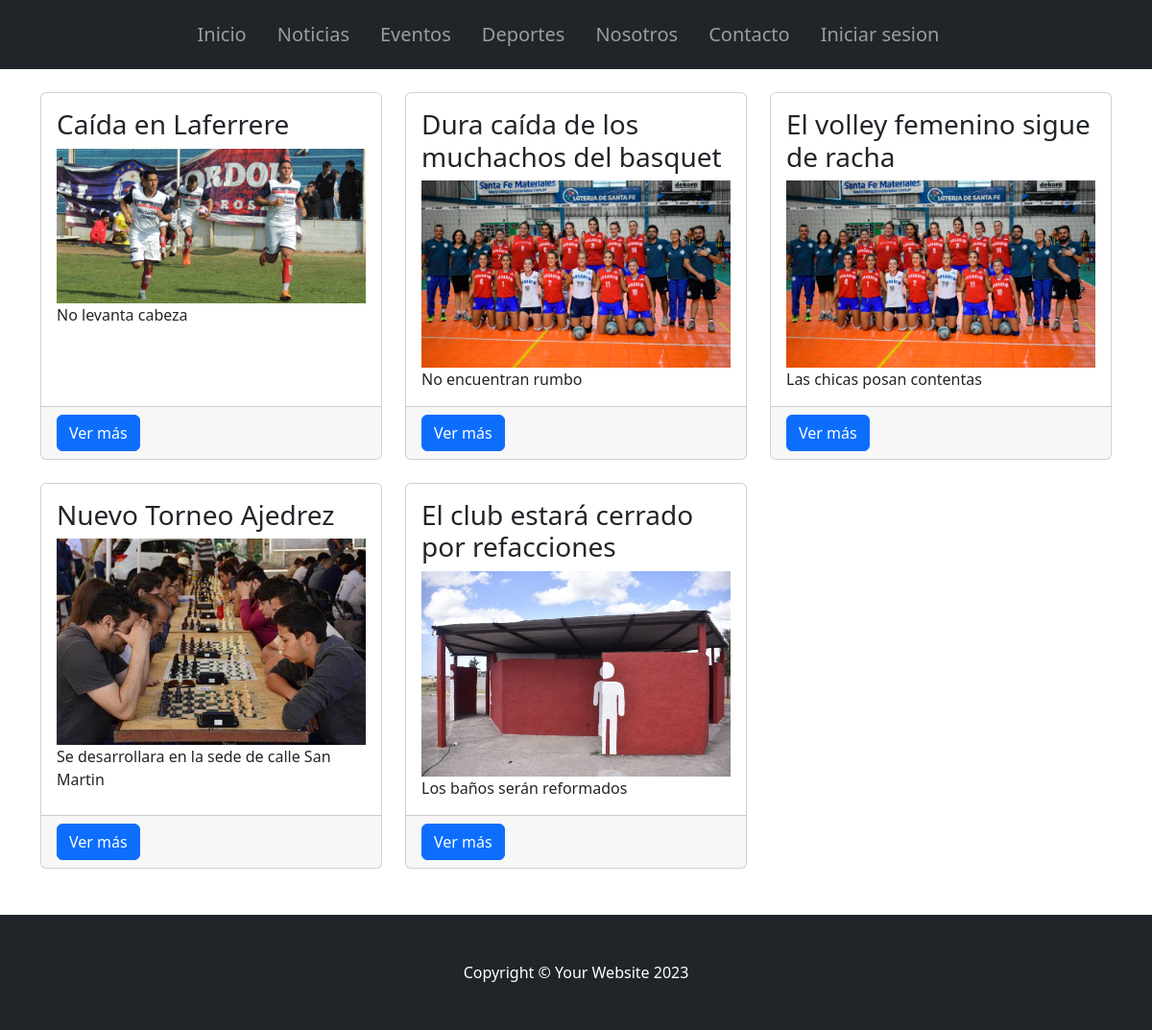
/AppClub/listarNoticias/, run on an earlier commit of the app's database.
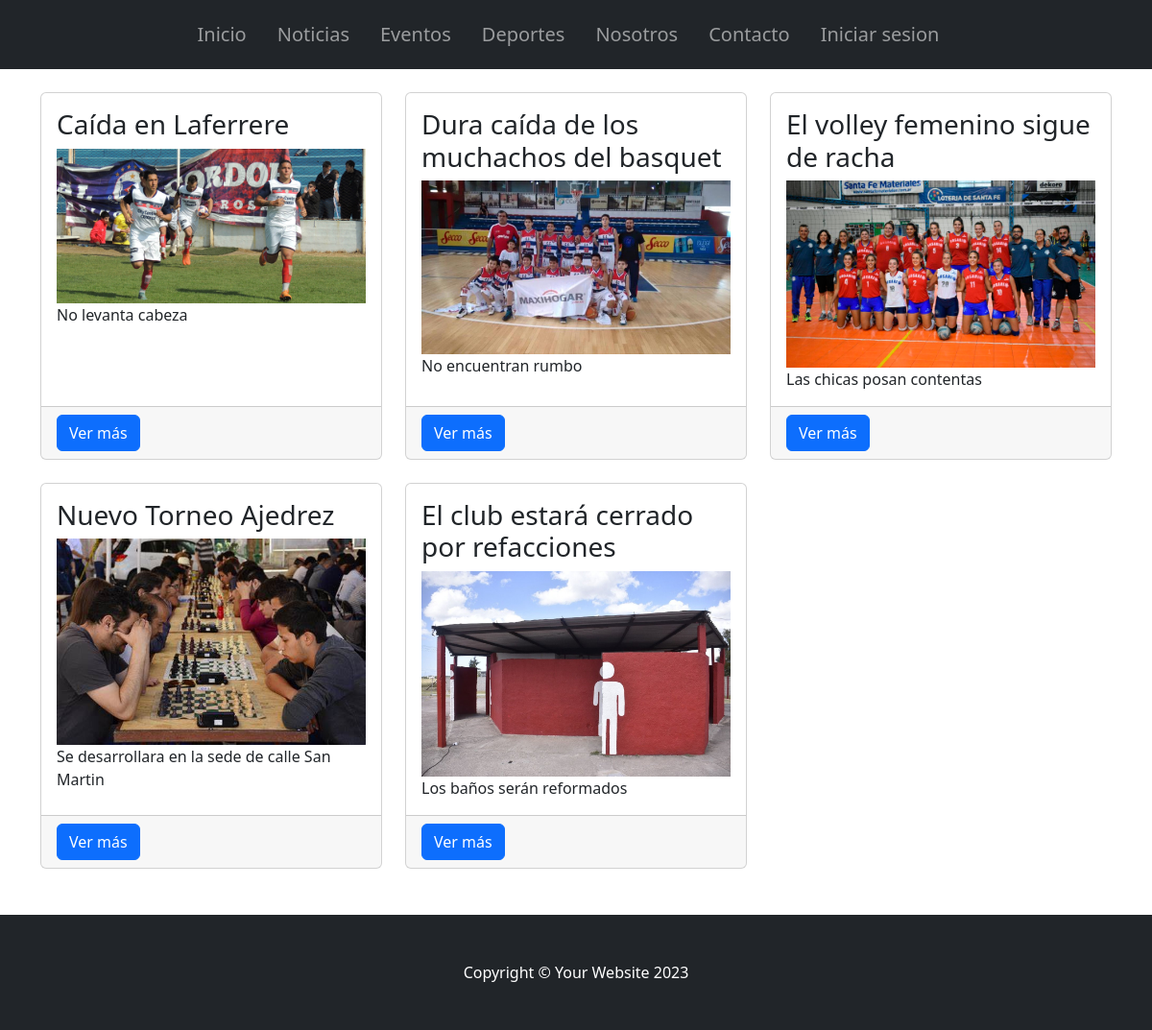
And on a later commit of the database.
### AppClub/models.py (models this page shows, shortened)
class Noticia(models.Model):
    titulo = models.CharField(max_length=100)
    subtitulo = models.CharField(max_length=100)
    fecha = models.DateField()
    tema = models.CharField(max_length=100)
    desarrollo = models.TextField(max_length=300)
    imagen = models.ImageField(upload_to="noticias", null=True, blank=True)
    pie_de_foto = models.CharField(max_length=100)

### AppClub/views.py (the view)
# urls.py: path("listarNoticias/", NoticiaList.as_view(), name="listarNoticias"),
class NoticiaList(ListView):
    model = Noticia
    template_name = "noticia_list.html"
    context_object_name = "noticias"

### AppClub/templates/noticia_list.html (shortened to what this page needs)
{% extends 'padre.html' %}
{% block ContenidoQueCambia %}
<div class="container mt-4 mb-4">
    <div class="row">
        {% for noticia in noticias %}
        <div class="col-lg-4 col-md-6 mb-4">
            <div class="card h-100">
                <div class="card-body">
                    <h3 class="card-title">{{ noticia.titulo }}</h3>
                    <a href="{% url 'detallarNoticias' pk=noticia.pk %}">
                        {% if noticia.imagen %}
                        <img src="{{ noticia.imagen.url }}" alt="Imagen de Noticia" class="img-fluid w-100 h-auto">
                        {% endif %}
                    </a>
                    <p class="card-text">{{ noticia.pie_de_foto }}</p>
                </div>
                <div class="card-footer d-flex justify-content-between">
                    <a class="btn btn-primary btn-block" href="{% url 'detallarNoticias' pk=noticia.pk %}">Ver más</a>
                </div>
            </div>
        </div>
        {% empty %}
        <p>No hay noticias disponibles.</p>
        {% endfor %}
    </div>
</div>
{% endblock ContenidoQueCambia %}

### AppClub/templates/padre.html (shortened to what this page needs)
<!DOCTYPE html>
<html lang="en">
{% load static %}
<head>
    <link href="{% static 'css/styles.css' %}" rel="stylesheet" />
</head>
<body>
    {% include 'navbar.html' %}
        {% block ContenidoQueCambia %}
        {% endblock ContenidoQueCambia %}
    <footer class="py-5 bg-dark d-flex">
        <div class="container px-4 px-lg-5">
            <p class="m-0 text-center text-white">Copyright &copy; Your Website 2023</p>
        </div>
    </footer>
</body>
</html>

### AppClub/templates/navbar.html (shortened to what this page needs)
{% load static %}
        <nav class="navbar navbar-expand-lg navbar-dark bg-dark ">
            <div class="container px-5">
                <div class="collapse navbar-collapse" id="navbarSupportedContent">
                    <ul class="navbar-nav mx-auto mb-2 mb-lg-0">
                        <li class="navbar-brand"><a class="nav-link" href="{% url 'Inicio' %}">Inicio</a>
                        <li class="navbar-brand"><a class="nav-link" href="{% url 'listarNoticias' %}">Noticias</a>
                        <li class="navbar-brand"><a class="nav-link" href="{% url 'listarEventos' %}">Eventos</a>
                        <li class="navbar-brand"><a class="nav-link" href="{% url 'listarDeportes' %}">Deportes</a>
                        <li class="navbar-brand"><a class="nav-link" href="{% url 'about_us' %}">Nosotros</a>
                        <li class="navbar-brand"><a class="nav-link" href="{% url 'contacto' %}">Contacto</a>
                        {% if user.is_authenticated %}
                        {% if user.avatar %}
                        <li> <img src="{{ user.avatar.url }}" alt="{{ user.username }} Avatar" style="width: 50px; height: 50px; object-fit: cover; border-radius: 50%;">
                        </li>
                        {% else %}
                        <li><img src="{% static 'default_avatar.png' %}" height='50px' alt="Avatar por defecto"></li>
                        {% endif %}
                        <li class="navbar-brand"><a class="nav-link" href="{% url 'profile' %}">Mi Perfil</a>
                        <li class="navbar-brand"><a class="nav-link" href="{% url 'logout' %}">Cerrar sesion</a>
                        {% else %}
                        <li class="navbar-brand"><a class="nav-link" href="{% url 'login' %}">Iniciar sesion</a>
                        {% endif %}
                    </ul>
                </div>
            </div>
        </nav>

What changed in the data, as far as the page shows it:
changed Noticia "Dura caída de los muchachos del basquet": imagen: a different picture
